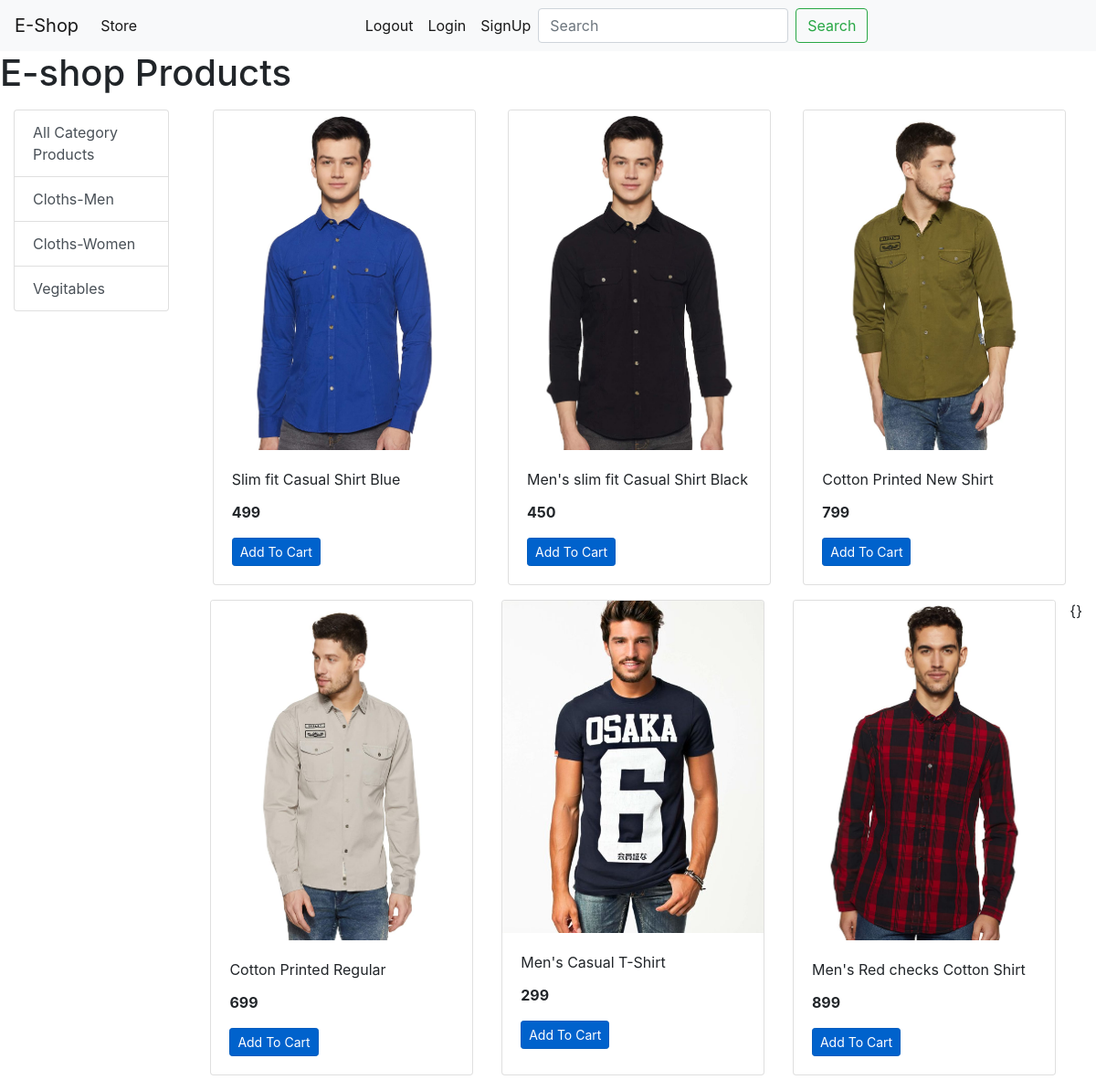
/?category=1, run on the app's committed database.
### store/models/category.py (models this page shows, shortened)
class Category(models.Model):
    name = models.CharField(max_length=20)
    @staticmethod
    def get_all_categories():
        return Category.objects.all()

### store/models/product.py (models this page shows, shortened)
class Product(models.Model):
    name = models.CharField(max_length=50)
    price = models.IntegerField(default=0)
    description = models.CharField(max_length=200,default='')
    image = models.ImageField(upload_to='uploads/products/')
    category = models.ForeignKey(Category,on_delete=models.CASCADE,default=1)
    @staticmethod
    def get_all_products_by_categoryid(category_id):
        if category_id:
            return Product.objects.filter(category = category_id)
        else:
            return Product.get_all_products()

### store/views.py (the view)
# urls.py: path('',index,name='homepage'),
def index(request):
    prods = None
    catergory = Category.get_all_categories()
    categoryID=request.GET.get('category')
    if categoryID:
        prods = Product.get_all_products_by_categoryid(categoryID)
    else:
        prods = Product.get_all_products()
    data={}
    data['product'] = prods
    data['categories'] = catergory
    return render(request,'index.html',data)

### store/templates/index.html
{% extends 'base.html' %}
{% block content %}
    <h1>E-shop Products</h1>
    <div class="container-fluid mt-3">
    <div class="row">
<div class="col-lg-2">
        <div class="list-group">
            <a href="/" class="list-group-item list-group-item-action">All Category Products</a>
            {% for category in categories %}
            <a href="/?category={{category.id}}" class="list-group-item list-group-item-action">{{category.name}}</a>
            {% endfor %}
        </div>
</div>
        <div id="products" class="col-lg-10">
            <div class="row mx-auto">
             {% for prod in product %}
             <div class="card mx-auto mb-3" style="width: 18rem;">
                <img src="{{prod.image.url}}" class="card-img-top" alt="...">
                <div class="card-body">
                  <p class="card-title">{{prod.name}}</p>
                  <p class="card-text"><b>{{prod.price}}</b></p>
                  <a href="#" class="btn btn-primary btn-sm active" role="button" aria-pressed="true">Add To Cart</a>
                </div>
              </div>
             {% endfor %}{}
            </div>
        </div>
    </div>
{% endblock %}

### data on the page
Category: name "Cloths-Men"
Category: name "Cloths-Women"
Category: name "Vegitables"
Product: image (picture), name "Slim fit Casual Shirt Blue", price "499"
Product: image (picture), name "Men's slim fit Casual Shirt Black", price "450"
Product: image (picture), name "Cotton Printed New Shirt", price "799"
Product: image (picture), name "Cotton Printed Regular", price "699"
Product: image (picture), name "Men's Casual T-Shirt", price "299"
Product: image (picture), name "Men's Red checks Cotton Shirt", price "899"
